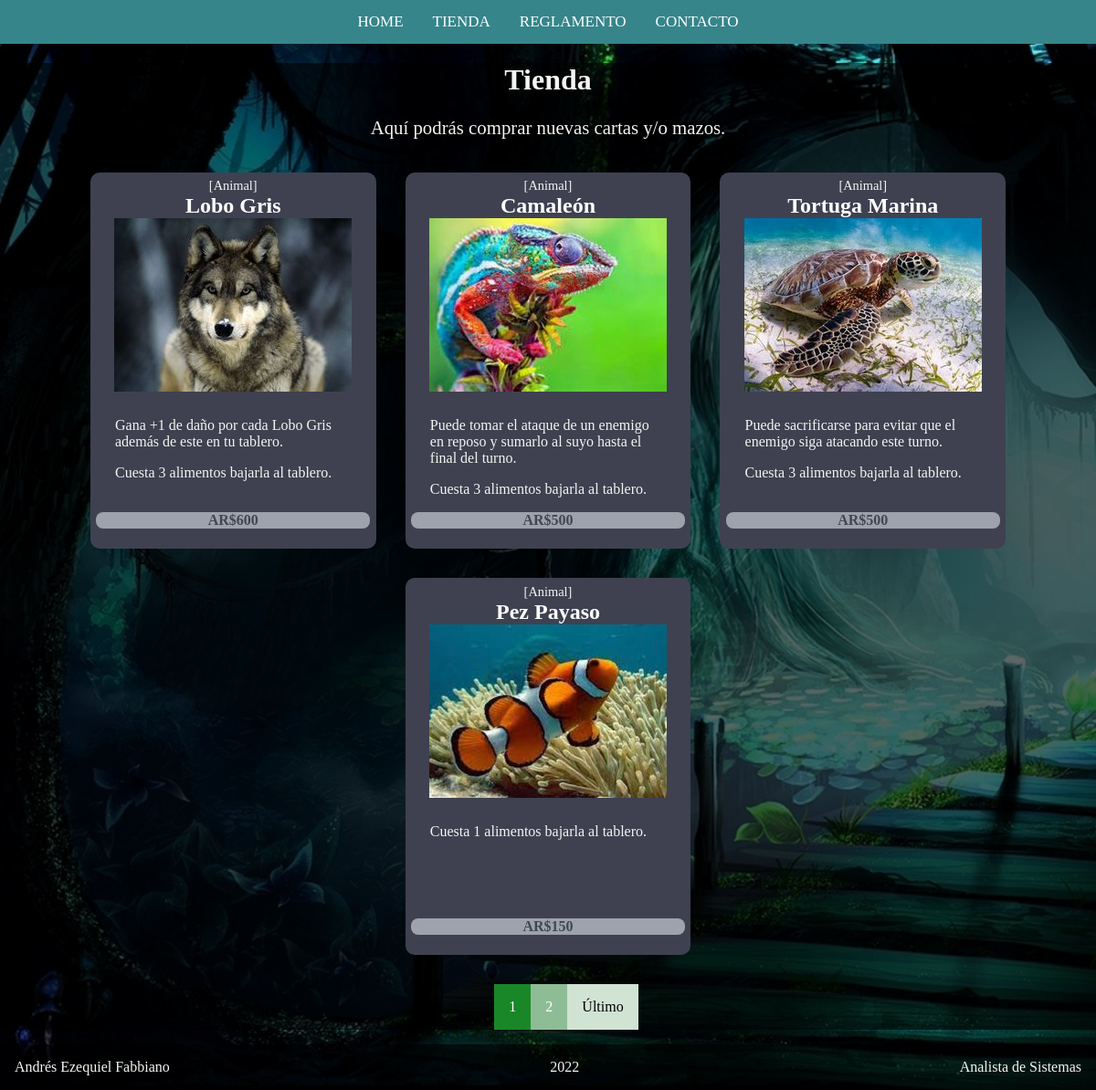
The app's page /pages/shop.php with its own data.
### tables this page shows
CREATE TABLE `cartas` (
  `id` tinyint(3) UNSIGNED NOT NULL,
  `tipo` varchar(255) NOT NULL,
  `nombre` varchar(255) NOT NULL,
  `alimentos` int(11) NOT NULL,
  `dano` int(11) NOT NULL,
  `imagen` varchar(255) NOT NULL,
  `efecto` text NOT NULL,
  `precio` int(11) NOT NULL
);

### functions/func_queries.php (called while the page is built, shortened)
<?php
function getCards(PDO $connection)
{
    $querie = $connection->prepare('SELECT * FROM cartas');
    $querie->execute();
    $cards = $querie->fetchAll(PDO::FETCH_ASSOC);
    return $cards;
}

### functions/func_page_list.php (called while the page is built)
<?php
function page_list($list, $current_page, $page_quantity)
{
    $from = ($current_page - 1) * $page_quantity;
    return array_splice($list, $from, $page_quantity);
}
function page_links($quantity, $current_page, $page_quantity)
{
    $amount_of_pages = ceil($quantity / $page_quantity);
    $result = array(
        'amount' => $amount_of_pages,
        'current' => $current_page,
        'previous' => ($current_page > 1) ? ($current_page - 1) : null,
        'next' => ($current_page < $amount_of_pages) ? ($current_page + 1) : null,
        'first' => ($current_page > 1) ? 1 : null,
        'last' => ($current_page < $amount_of_pages) ? $amount_of_pages : null
    );
    return $result;
}

### pages/shop.php (the view, shortened to what this page needs)
<?php
require_once('../functions/func_queries.php');
$cards = getCards($connection);
require_once('../functions/func_page_list.php');
$amount = count($cards);
$current_page = $_GET['pag'] ?? 1;
$items_per_page = 4;
$pages_links = page_links($amount, $current_page, $items_per_page);
$cards = page_list($cards, $current_page, $items_per_page);
?>
<!DOCTYPE html>
<html lang="en">
<head>
    <?php require('../layout/_styleSheet.php') ?>
</head>
<body class="body">
    <?php require('../layout/_header.php') ?>
    <main>
        <div class="titulo__tienda">
            <h1 id="tituloCambiante">Tienda</h1>
            <div class=" titulo__subtitulo">
                <p>Aquí podrás comprar nuevas cartas y/o mazos.</p>
            </div>
            <div class="carta">
                <?php
                foreach ($cards as $card) :
                ?>
                    <div class="carta__contorno<?php echo $card['tipo'] ?>" id="tipo<?php echo $card['id'] ?>">
                        <div class="carta__superior">
                            <div class="carta__superior--tipo" id="tipoCarta<?php echo $card['id'] ?>">
                                [<?php echo $card['tipo'] ?>]
                            </div>
                            <div class="carta__cartaReal">
                                <a href="<?php echo BASE_URL; ?>/pages/card_info.php?id=<?php echo $card['id']; ?>">
                                    <div class="carta__medio">
                                        <div class="carta__medio--nombre" id="nombreCarta<?php echo $card['id'] ?>">
                                            <?php echo $card['nombre'] ?>
                                        </div>
                                        <div class="carta__medio--imagen" id="imagenCarta<?php echo $card['id'] ?>">
                                            <img src="../assets/<?php echo $card['imagen'] ?>">
                                        </div>
                                    </div>
                                </a>
                                <div class="carta__inferior">
                                    <div class="carta__inferior--efecto" id="efectoCarta<?php echo $card['id'] ?>">
                                        <p>
                                            <?php echo $card['efecto'] ?>
                                        </p>
                                        <p>
                                            Cuesta <?php echo $card['alimentos'] ?> alimentos bajarla al tablero.
                                        </p>
                                    </div>
                                </div>
                                <div class="carta__precio">
                                    <span>AR$<?php echo $card['precio'] ?></span>
                                </div>
                            </div>
                        </div>
                    </div>
                <?php endforeach ?>
            </div>
            <nav>
                <ul class="paginationContainer">
                    <li class="pagination__active">
                        <span>
                            <?php echo $pages_links['current'] ?>
                        </span>
                    </li>
                    <?php if ($pages_links['next']) : ?>
                        <li>
                            <a href="?pag=<?php echo $pages_links['next'] ?>"><?php echo $pages_links['next'] ?></a>
                        </li>
                        <li class="pagination__limit">
                            <a class="limit" href="?pag=<?php echo $pages_links['last'] ?>">Último</a>
                        </li>
                    <?php endif ?>
                </ul>
            </nav>
    </main>
    <?php require('../layout/_footer.php') ?>
</body>
</html>

### layout/_styleSheet.php
<link rel="stylesheet" href="<?php echo BASE_URL; ?>/css/style.css">

### layout/_header.php
<header>
<?php require('../layout/_nav.php') ?>
</header>

### layout/_nav.php
<nav class="topNav">
    <a href="<?php echo BASE_URL; ?>/index.php">Home</a>
    <a href="<?php echo BASE_URL; ?>/pages/shop.php">Tienda</a>
    <a href="<?php echo BASE_URL; ?>/pages/rules.php">Reglamento</a>
    <a href="<?php echo BASE_URL; ?>/pages/contact.php">Contacto</a>
</nav>

### layout/_footer.php
<footer>
    <div class="footer">
        <p>Andrés Ezequiel Fabbiano</p>
        <p>2022</p>
        <p>Analista de Sistemas</p>
    </div>
</footer>

### css/style.css (style rules this page uses)
.topNav { background-color: #35858B; overflow: hidden; display: flex; flex-direction: row; flex-wrap: wrap; align-items: center; justify-content: center; text-transform: uppercase; width: 100%; }
.topNav a { color: white; text-align: center; align-items: center; justify-content: center; padding: 14px 16px; text-decoration: none; font-size: 17px; }
h1 { text-align: center; font-weight: 700; }
:root { --colorTextos: #49454567; }
@media (min-width: 992px) { .body { background-image: url("../assets/puente-bosque.jpg"); background-size: cover; color: #f4f4f2; padding: 0px; margin: 0px; } }
@media (min-width: 992px) { .titulo__tienda { background-color: rgba(0, 0, 0, 0.6); } }
@media (min-width: 992px) { h1, h3, h4 { text-shadow: -1px -1px 0 #000, 1px -1px 0 #000, -1px 1px 0 #000, 1px 1px 0 #000; } }
@media (min-width: 992px) { .titulo__subtitulo { text-align: center; font-size: 1.3rem; text-shadow: -1px -1px 0 #000, 1px -1px 0 #000, -1px 1px 0 #000, 1px 1px 0 #000; } }
@media (min-width: 992px) { .carta { display: flex; flex-direction: row; flex-wrap: wrap; align-items: center; justify-content: center; } }
@media (min-width: 992px) { .carta__contornoAnimal { display: flex; flex-direction: column; width: 300px; height: 400px; background-color: #3f4150; color: #f4f4f2; border-radius: 10px; padding: 0.4rem; margin: 1rem; align-items: center; } }
@media (min-width: 992px) { .carta__superior { height: 15px; width: 300px; } }
@media (min-width: 992px) { .carta__superior--tipo { text-align: center; font-size: 0.9rem; } }
@media (min-width: 992px) { .carta__cartaReal { height: 350px; width: 300px; } }
@media (min-width: 992px) { .carta__medio--nombre { font-size: 1.5rem; font-weight: 800; text-align: center; } }
@media (min-width: 992px) { .carta__medio--imagen { text-align: center; border-radius: 5px; } }
@media (min-width: 992px) { .carta__inferior { width: 300px; height: 120px; padding-left: 1.3rem; padding-right: 1.3rem; padding-top: 0.5rem; } }
@media (min-width: 992px) { .carta__inferior--efecto { text-align: left; width: 85%; height: 90%; } }
@media (min-width: 992px) { .carta__precio { background-color: #9ea2ad; color: #404752; font-weight: 600; border: none; width: 100%; border-radius: 8px; text-align: center; } }
a { text-decoration: none; }
.footer { background-color: rgba(0, 0, 0, 0.6); display: flex; flex-direction: row; align-items: center; justify-content: space-between; padding-left: 1rem; padding-right: 1rem; }
.paginationContainer { display: flex; flex-direction: row; justify-content: center; }
.paginationContainer li { text-decoration: none; list-style: none; padding: 1rem; background-color: rgb(142, 189, 149); color: rgb(0, 0, 0); }
.paginationContainer li.pagination__active { background-color: rgb(25, 135, 40); color: white; }
.paginationContainer li.pagination__limit { background-color: rgb(209, 227, 211); color: black; }
.paginationContainer a { color: white; text-decoration: none; }
.paginationContainer a.limit { color: black; }
a { color: white; }

### records on screen
cartas: tipo "Animal", nombre "Lobo Gris", imagen (picture), efecto "Gana +1 de daño por cada Lobo Gris además de este en tu tablero.", alimentos "3", precio "600"
cartas: tipo "Animal", nombre "Camaleón", imagen (picture), efecto "Puede tomar el ataque de un enemigo en reposo y sumarlo al suyo hasta el final del turno.", alimentos "3", precio "500"
cartas: tipo "Animal", nombre "Tortuga Marina", imagen (picture), efecto "Puede sacrificarse para evitar que el enemigo siga atacando este turno.", alimentos "3", precio "500"
cartas: tipo "Animal", nombre "Pez Payaso", imagen (picture), alimentos "1", precio "150"

### other values on screen
$pages_links['current'] "1"
$pages_links['next'] "2"
